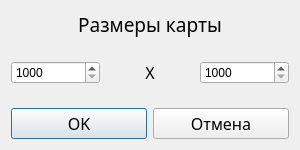
<?xml version="1.0" encoding="UTF-8"?>
<ui version="4.0">
 <class>Dialog</class>
 <widget class="QDialog" name="Dialog">
  <property name="geometry">
   <rect>
    <x>0</x>
    <y>0</y>
    <width>300</width>
    <height>150</height>
   </rect>
  </property>
  <property name="windowTitle">
   <string>Размеры карты</string>
  </property>
  <layout class="QGridLayout" name="gridLayout">
   <item row="0" column="0">
    <layout class="QVBoxLayout" name="verticalLayout">
     <item>
      <widget class="QLabel" name="label">
       <property name="font">
        <font>
         <family>Franklin Gothic Book</family>
         <pointsize>14</pointsize>
        </font>
       </property>
       <property name="text">
        <string>Размеры карты</string>
       </property>
       <property name="alignment">
        <set>Qt::AlignCenter</set>
       </property>
      </widget>
     </item>
     <item>
      <spacer name="verticalSpacer_2">
       <property name="orientation">
        <enum>Qt::Vertical</enum>
       </property>
       <property name="sizeHint" stdset="0">
        <size>
         <width>20</width>
         <height>40</height>
        </size>
       </property>
      </spacer>
     </item>
     <item>
      <layout class="QHBoxLayout" name="horizontalLayout">
       <item>
        <widget class="QSpinBox" name="spinBox">
         <property name="focusPolicy">
          <enum>Qt::NoFocus</enum>
         </property>
         <property name="inputMethodHints">
          <set>Qt::ImhDigitsOnly</set>
         </property>
         <property name="readOnly">
          <bool>false</bool>
         </property>
         <property name="keyboardTracking">
          <bool>true</bool>
         </property>
         <property name="minimum">
          <number>1000</number>
         </property>
         <property name="maximum">
          <number>8000</number>
         </property>
         <property name="singleStep">
          <number>1000</number>
         </property>
        </widget>
       </item>
       <item>
        <widget class="QLabel" name="label_2">
         <property name="font">
          <font>
           <family>Franklin Gothic Book</family>
           <pointsize>12</pointsize>
          </font>
         </property>
         <property name="text">
          <string>X</string>
         </property>
         <property name="alignment">
          <set>Qt::AlignCenter</set>
         </property>
        </widget>
       </item>
       <item>
        <widget class="QSpinBox" name="spinBox_2">
         <property name="focusPolicy">
          <enum>Qt::NoFocus</enum>
         </property>
         <property name="readOnly">
          <bool>false</bool>
         </property>
         <property name="minimum">
          <number>1000</number>
         </property>
         <property name="maximum">
          <number>8000</number>
         </property>
         <property name="singleStep">
          <number>1000</number>
         </property>
        </widget>
       </item>
      </layout>
     </item>
     <item>
      <spacer name="verticalSpacer">
       <property name="orientation">
        <enum>Qt::Vertical</enum>
       </property>
       <property name="sizeHint" stdset="0">
        <size>
         <width>20</width>
         <height>40</height>
        </size>
       </property>
      </spacer>
     </item>
     <item>
      <layout class="QHBoxLayout" name="horizontalLayout_2">
       <item>
        <widget class="QPushButton" name="pushButton">
         <property name="font">
          <font>
           <family>Franklin Gothic Book</family>
           <pointsize>12</pointsize>
          </font>
         </property>
         <property name="text">
          <string>OK</string>
         </property>
        </widget>
       </item>
       <item>
        <widget class="QPushButton" name="pushButton_2">
         <property name="font">
          <font>
           <family>Franklin Gothic Book</family>
           <pointsize>12</pointsize>
          </font>
         </property>
         <property name="text">
          <string>Отмена</string>
         </property>
        </widget>
       </item>
      </layout>
     </item>
    </layout>
   </item>
  </layout>
 </widget>
 <resources/>
 <connections/>
</ui>
